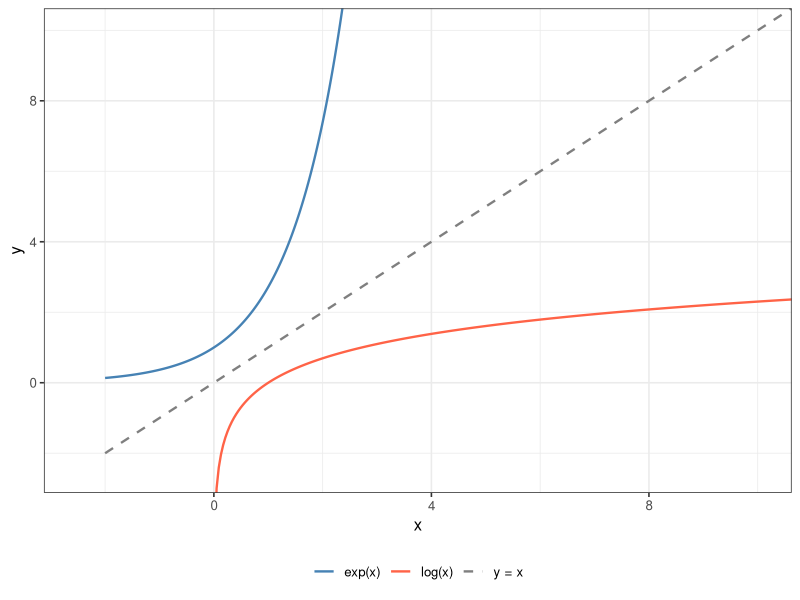

Write R code to recreate this figure.
## ---- chunk 1
#| label: setup
#| include: false
library(ggplot2)
theme_set(theme_bw(base_size = 12))
knitr::opts_chunk$set(
  echo       = FALSE,
  fig.height = 3,
  fig.width  = 5,
  fig.align  = "center"
)
## ---- chunk 2
#| echo: true
exp(1)   # e^1
exp(2)   # e^2
exp(2.5) # e^2.5
## ---- chunk 3
#| echo: true
log(exp(3))   # log and exp are inverses: gives 3
exp(log(5))   # same idea: gives 5
log(1)        # log(1) = 0
## ---- chunk 4
#| label: exp-log-plot
x_exp <- seq(-2, 2.5, length.out = 300)
x_log <- seq(0.01, 12, length.out = 300)
df_exp <- data.frame(x = x_exp, y = exp(x_exp), fn = "exp(x)")
df_log <- data.frame(x = x_log, y = log(x_log), fn = "log(x)")
df_id  <- data.frame(x = seq(-2, 12, length.out = 300),
                     y = seq(-2, 12, length.out = 300), fn = "y = x")
df_all <- rbind(df_exp, df_log, df_id)

ggplot(df_all, aes(x = x, y = y, color = fn, linetype = fn)) +
  geom_line(linewidth = 0.8) +
  coord_cartesian(xlim = c(-2.5, 10), ylim = c(-2.5, 10)) +
  scale_color_manual(values = c("steelblue", "tomato", "gray50")) +
  scale_linetype_manual(values = c("solid", "solid", "dashed")) +
  labs(x = "x", y = "y", color = NULL, linetype = NULL) +
  theme(legend.position = "bottom")
